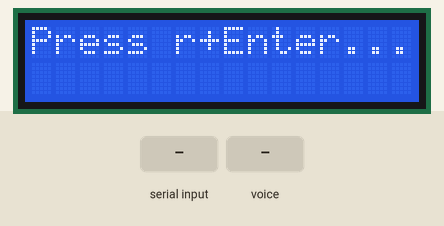
Simulated run of this program. Board: Raspberry Pi (BCM pin numbers). Parts: 16×2 character LCD. Inputs (shaded band) come from the test bench. The clock reads 2024-03-15 10:24:30 at power-on unless the program sets it; files the program writes start out absent; speech is recognised word for word in 0.5 s; what the program prints to the terminal is not drawn.

Above: at 1.2 s.
1.3 s: "r" typed at the terminal, then Enter
At 2.2 s:
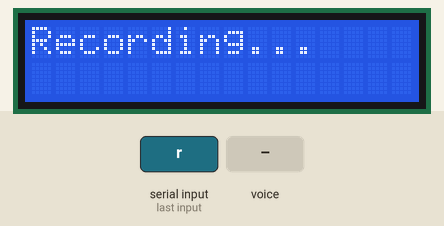
2.8 s: "r" is said to the microphone
At 3.48 s:
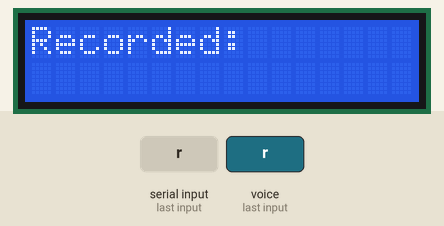
At 4.01 s:
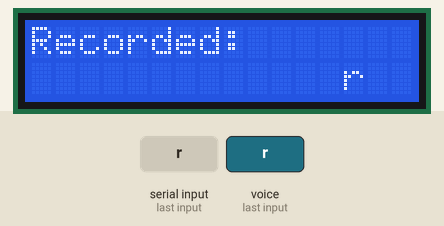
Timing chart, 0 to 5.8 s (numbered marks = the images above; inputs shaded):
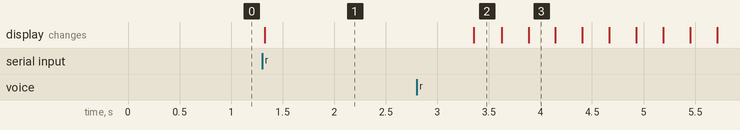

Measured:
- after the input at 1.3 s, the display: changes at once (image 1)
- after the input at 2.8 s, the display: changes after 0.55 s (image 2)

The program:

voice2text.py
```python
from RPLCD.i2c import CharLCD
import time
import speech_recognition as sr
import sys
import datetime

# Hide Errors
sys.tracebacklimit = 0

r = sr.Recognizer()
mic = sr.Microphone()


lcd = CharLCD(i2c_expander='PCF8574', address=0x27, port=1,
              cols=16, rows=2, dotsize=8,
              charmap='A02',
              auto_linebreaks=False,
              backlight_enabled=True)

def write_to_lcd(lcd, framebuffer, num_cols):
    """Write the framebuffer out to the specified LCD."""
    lcd.home()
    for row in framebuffer:
        lcd.write_string(row.ljust(num_cols)[:num_cols])
        lcd.write_string('\r\n')


def loop_string(string, lcd, framebuffer, row, num_cols, delay=0.2):
    padding = ' ' * num_cols
    s = padding + string + padding
    for i in range(len(s) - num_cols + 1):
        framebuffer[row] = s[i:i+num_cols]
        write_to_lcd(lcd, framebuffer, num_cols)
        time.sleep(delay)

def get_audio():
  print("getting audio...")
  with mic as source:
    r.adjust_for_ambient_noise(source)
    audio = r.listen(source)

  response = {
    "success" : True,
    "error" : None,
    "transcription" : None
  }

  try:
    response["transcription"] = r.recognize_google(audio)
    return response["transcription"]
  except sr.RequestError:
    # API was unreachable or unresponsive
    response["success"] = False
    response["error"] = "API unavailable"
    print(response)
    return 0
  except sr.UnknownValueError:
    # speech was unintelligible
    response["error"] = "Unable to recognize speech"
    print(response)
    return 0


framebuffer = [
    'Recorded:',
    '',
]

while(True):
  lcd.clear()
  lcd.cursor_pos = (0,0)
  lcd.write_string("Press r+Enter...")

  entry = input("")
  if entry == 'r':
    lcd.clear()
    lcd.cursor_pos = (0,0)
    lcd.write_string("Recording...")

    response = get_audio()
    print(response)
    if response:
      loop_string(response, lcd, framebuffer, 1, 15)
      with open('logs/audio.txt','a') as f:
        f.write(f'{datetime.datetime.now()},{response}\n')

    entry = None
```
